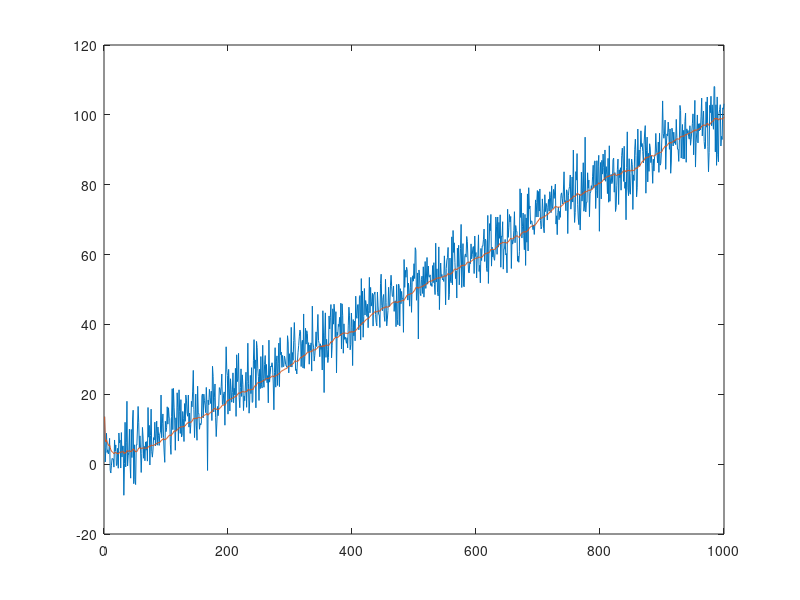

Write MATLAB code to recreate this figure.
rng(0,'twister');

a = 5;
b = 0;
y = a.*randn(1000,1) + b;
y = []
 for i = 1:100
     d = (a.*randn(10, 1) + i)';
     y = [y, d];
end

x_m = y(1);
p_m = 180;
q = 0.001;
r = 0.1452; % m variance
x_p = x_m;
p_p = p_m + q;

z = 0;
k = 0;
r = 1;
y_kalman = [];
for i = 1:length(y)
    % z = heading(i);
    % k = p_p /(p_p + r);
    % x_p = x_p + k * (z - x_p);
    % y_kalman = [y_kalman, x_p];
    % p_p = (1 - k) * p_p;
    % 
    % p_p = p_p + q^2;

    x_p = x_p + q * y(i);
    p_p = p_p + q * r;
    k = p_p / (p_p + r);
    x_p = x_p + k * (y(i) - x_p);
    y_kalman = [y_kalman, x_p];
    p_p = (1 - k) * p_p;
end

figure(1)
plot(y);
hold on;
plot(y_kalman);
hold off;
